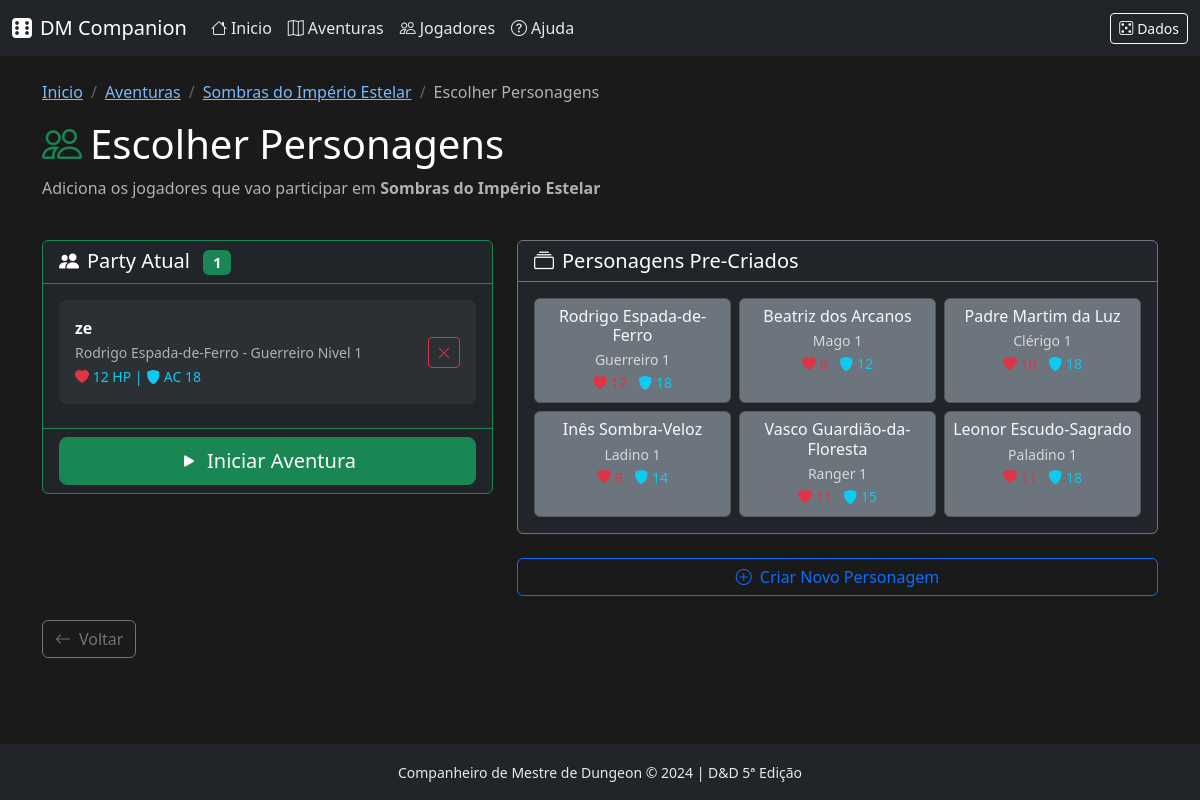
Page /aventura/sombras-do-imperio-estelar/sessao/2/escolher on the committed database.
### app/models/session.py (models this page shows, shortened)
class SessionPlayer(db.Model):
    __tablename__ = 'session_players'
    id = db.Column(db.Integer, primary_key=True)
    session_id = db.Column(db.Integer, db.ForeignKey('game_sessions.id'), nullable=False)
    nome_jogador = db.Column(db.String(100), nullable=False)  # Nome real do jogador
    character_data = db.Column(db.Text, nullable=False)  # JSON com dados do personagem
    hp_atual = db.Column(db.Integer, nullable=False)
    hp_max = db.Column(db.Integer, nullable=False)
    condicoes = db.Column(db.Text, default='[]')  # Array JSON de condicoes
    ordem_combate = db.Column(db.Integer, nullable=True)  # Ordem no combate
    iniciativa = db.Column(db.Integer, nullable=True)
    def get_character_data(self):
        try:
            return json.loads(self.character_data)
        except (json.JSONDecodeError, TypeError):
            return {}

### app/routes/quest.py (the view)
@quest_bp.route('/<quest_id>/sessao/<int:session_id>/escolher')
def select_characters(quest_id, session_id):
    loader = QuestLoader()
    quest = loader.get_quest(quest_id)
    if not quest:
        abort(404)
    game_session = session_service.get_session(session_id)
    if not game_session:
        flash('Sessao nao encontrada.', 'danger')
        return redirect(url_for('quest.start_quest', quest_id=quest_id))
    players = session_service.get_session_players(session_id)
    templates = load_character_templates()
    saved_characters = get_saved_characters()
    return render_template('quest/select_characters.html',
                           quest=quest,
                           game_session=game_session,
                           players=players,
                           templates=templates,
                           saved_characters=saved_characters)

### app/services/quest_loader.py (called while the page is built)
    def _get_quests_folder(self) -> str:
        return current_app.config.get('QUESTS_FOLDER', 'app/data/quests')

    def get_quest(self, quest_id: str) -> Quest | None:
        if quest_id in self._quests_cache:
            return self._quests_cache[quest_id]
        quests_folder = self._get_quests_folder()
        filepath = os.path.join(quests_folder, f'{quest_id}.json')
        if not os.path.exists(filepath):
            return None
        with open(filepath, 'r', encoding='utf-8') as f:
            data = json.load(f)
        quest = self._parse_quest(quest_id, data)
        self._quests_cache[quest_id] = quest
        return quest

### app/services/session_service.py (called while the page is built)
def load_character_templates():
    characters_file = os.path.join(
        current_app.root_path, 'data', 'characters.json'
    )
    if os.path.exists(characters_file):
        with open(characters_file, 'r', encoding='utf-8') as f:
            return json.load(f).get('personagens', [])
    return []

def get_saved_characters():
    return SavedCharacter.query.order_by(SavedCharacter.atualizado_em.desc()).all()

    def get_session(self, session_id):
        return GameSession.query.get(session_id)

    def get_session_players(self, session_id):
        return SessionPlayer.query.filter_by(session_id=session_id).all()

### app/templates/quest/select_characters.html (shortened to what this page needs)
{% extends "base.html" %}
{% block content %}
<div class="container py-4">
    <div class="row mb-4">
        <div class="col">
            <nav aria-label="breadcrumb">
                <ol class="breadcrumb">
                    <li class="breadcrumb-item"><a href="{{ url_for('main.index') }}">Inicio</a></li>
                    <li class="breadcrumb-item"><a href="{{ url_for('quest.list_quests') }}">Aventuras</a></li>
                    <li class="breadcrumb-item"><a href="{{ url_for('quest.start_quest', quest_id=quest.id) }}">{{ quest.titulo }}</a></li>
                    <li class="breadcrumb-item active">Escolher Personagens</li>
                </ol>
            </nav>
            <h1><i class="bi bi-people me-2 text-success"></i>Escolher Personagens</h1>
            <p class="text-muted">Adiciona os jogadores que vao participar em <strong>{{ quest.titulo }}</strong></p>
        </div>
    </div>
    <div class="row">
        <div class="col-lg-5 mb-4">
            <div class="card bg-dark border-success">
                <div class="card-header border-success">
                    <h5 class="mb-0">
                        <i class="bi bi-people-fill me-2"></i>Party Atual
                        <span class="badge bg-success ms-2">{{ players|length }}</span>
                    </h5>
                </div>
                <div class="card-body">
                    {% if players %}
                        {% for player in players %}
                        {% set char = player.get_character_data() %}
                        <div class="player-item d-flex justify-content-between align-items-center">
                            <div>
                                <strong>{{ player.nome_jogador }}</strong>
                                <br>
                                <small class="text-muted">
                                    {{ char.get('nome', 'Personagem') }} -
                                    {{ char.get('classe', 'Classe') }} Nivel {{ char.get('nivel', 1) }}
                                </small>
                                <br>
                                <small class="text-info">
                                    <i class="bi bi-heart-fill text-danger"></i> {{ player.hp_max }} HP |
                                    <i class="bi bi-shield-fill"></i> AC {{ char.get('ac', 10) }}
                                </small>
                            </div>
                            <form action="{{ url_for('quest.remove_session_player', quest_id=quest.id, session_id=game_session.id, player_id=player.id) }}" method="POST">
                                <button type="submit" class="btn btn-outline-danger btn-sm">
                                    <i class="bi bi-x-lg"></i>
                                </button>
                            </form>
                        </div>
                        {% endfor %}
                    {% else %}
                        <p class="text-muted text-center mb-0">
                            <i class="bi bi-arrow-right me-2"></i>
                            Adiciona personagens da lista ao lado
                        </p>
                    {% endif %}
                </div>
                {% if players %}
                <div class="card-footer border-success">
                    <form action="{{ url_for('quest.confirm_and_start', quest_id=quest.id, session_id=game_session.id) }}" method="POST">
                        <button type="submit" class="btn btn-success w-100 btn-lg">
                            <i class="bi bi-play-fill me-2"></i>Iniciar Aventura
                        </button>
                    </form>
                </div>
                {% endif %}
            </div>
        </div>
        <div class="col-lg-7">
            <div class="card bg-dark border-secondary mb-4">
                <div class="card-header border-secondary">
                    <h5 class="mb-0">
                        <i class="bi bi-collection me-2"></i>Personagens Pre-Criados
                    </h5>
                </div>
                <div class="card-body">
                    <div class="row g-2">
                        {% for char in templates %}
                        <div class="col-6 col-md-4">
                            <div class="card bg-secondary character-card h-100" data-bs-toggle="modal" data-bs-target="#addPlayerModal" data-template-id="{{ char.id }}" data-char-name="{{ char.nome }}" data-char-class="{{ char.classe }}" data-char-hp="{{ char.hp_max }}" data-char-ac="{{ char.ac }}">
                                <div class="card-body p-2 text-center">
                                    <h6 class="card-title mb-1 text-light">{{ char.nome }}</h6>
                                    <small class="text-light opacity-75 d-block">{{ char.classe }} {{ char.nivel }}</small>
                                    <small>
                                        <span class="text-danger"><i class="bi bi-heart-fill"></i> {{ char.hp_max }}</span>
                                        <span class="text-info ms-2"><i class="bi bi-shield-fill"></i> {{ char.ac }}</span>
                                    </small>
                                </div>
                            </div>
                        </div>
                        {% endfor %}
                    </div>
                </div>
            </div>
            <a href="{{ url_for('builder.start') }}" class="btn btn-outline-primary w-100">
                <i class="bi bi-plus-circle me-2"></i>Criar Novo Personagem
            </a>
        </div>
    </div>
    <div class="mt-4">
        <a href="{{ url_for('quest.start_quest', quest_id=quest.id) }}" class="btn btn-outline-secondary">
            <i class="bi bi-arrow-left me-2"></i>Voltar
        </a>
    </div>
</div>
{% endblock %}

### app/templates/base.html (shortened to what this page needs)
<!DOCTYPE html>
<html lang="pt-PT">
<head>
    <link href="https://cdn.jsdelivr.net/npm/bootstrap@5.3.2/dist/css/bootstrap.min.css" rel="stylesheet">
    <link href="https://cdn.jsdelivr.net/npm/bootstrap-icons@1.11.1/font/bootstrap-icons.css" rel="stylesheet">
    <link href="{{ url_for('static', filename='css/style.css') }}" rel="stylesheet">
</head>
<body class="d-flex flex-column min-vh-100">
    <nav class="navbar navbar-expand-lg navbar-dark bg-dark">
        <div class="container-fluid">
            <a class="navbar-brand" href="{{ url_for('main.index') }}">
                <i class="bi bi-dice-6-fill me-2"></i>DM Companion
            </a>
            <div class="collapse navbar-collapse" id="navbarNav">
                <ul class="navbar-nav me-auto">
                    <li class="nav-item">
                        <a class="nav-link" href="{{ url_for('main.index') }}">
                            <i class="bi bi-house me-1"></i>Inicio
                        </a>
                    </li>
                    <li class="nav-item">
                        <a class="nav-link" href="{{ url_for('quest.list_quests') }}">
                            <i class="bi bi-map me-1"></i>Aventuras
                        </a>
                    </li>
                    <li class="nav-item">
                        <a class="nav-link" href="{{ url_for('main.characters') }}">
                            <i class="bi bi-people me-1"></i>Jogadores
                        </a>
                    </li>
                    <li class="nav-item">
                        <a class="nav-link" href="{{ url_for('main.help_page') }}">
                            <i class="bi bi-question-circle me-1"></i>Ajuda
                        </a>
                    </li>
                </ul>
                <div class="d-flex align-items-center">
                    <button class="btn btn-outline-light btn-sm" data-bs-toggle="modal" data-bs-target="#diceModal" title="Lancar Dados">
                        <i class="bi bi-dice-5 me-1"></i>Dados
                    </button>
                </div>
            </div>
        </div>
    </nav>
    <main class="flex-grow-1">
        {% block content %}{% endblock %}
    </main>
    <footer class="bg-dark text-light py-3 mt-auto">
        <div class="container text-center">
            <small>Companheiro de Mestre de Dungeon &copy; 2024 | D&D 5ª Edição</small>
        </div>
    </footer>
</body>
</html>

### app/static/css/style.css (style rules this page uses)
:root { --dnd-red: #dc3545; --dnd-gold: #ffc107; --dnd-dark: #212529; --dnd-parchment: #fdf1dc; }
body { background-color: #1a1a1a; color: #f5f5f5; }
.card { background-color: #2a2a2a; border-color: #555; color: #f5f5f5; }
.card-body, .card-header, .card-footer { color: #f5f5f5; }
.text-muted { color: #b0b0b0 !important; }
a { color: #7cb8ff; }
h1, h2, h3, h4, h5, h6 { color: #ffffff; }
p, li, span, small { color: #e8e8e8; }
.breadcrumb { background: transparent; padding: 0; }
.breadcrumb-item + .breadcrumb-item::before { color: #666; }
.badge { font-weight: 600; }
.navbar-dark .navbar-nav .nav-link { color: #e8e8e8; }
.breadcrumb-item a { color: #7cb8ff; }
.breadcrumb-item.active { color: #b0b0b0; }
.card .card-title { color: #ffffff; }

### app/templates/quest/select_characters.html (style rules this page uses)
.character-card { cursor: pointer; transition: transform 0.2s, border-color 0.2s; }
.player-item { background: rgba(255,255,255,0.05); border-radius: 8px; padding: 1rem; margin-bottom: 0.5rem; }

### rows in the picture
SessionPlayer: nome_jogador "ze", get "Rodrigo Espada-de-Ferro", get "Guerreiro", get "1", hp_max "12", get "18"

### other values in the picture
{{ quest.titulo }} "Sombras do Império Estelar"
{{ players|length }} "1"
{{ char.nome }} "Rodrigo Espada-de-Ferro" "Beatriz dos Arcanos" "Padre Martim da Luz" "Inês Sombra-Veloz" "Vasco Guardião-da-Floresta" "Leonor Escudo-Sagrado"
{{ char.classe }} "Guerreiro" "Mago" "Clérigo" "Ladino" "Ranger" "Paladino"
{{ char.nivel }} "1" "1" "1" "1" "1" "1"
{{ char.ac }} "18" "12" "18" "14" "15" "18"
